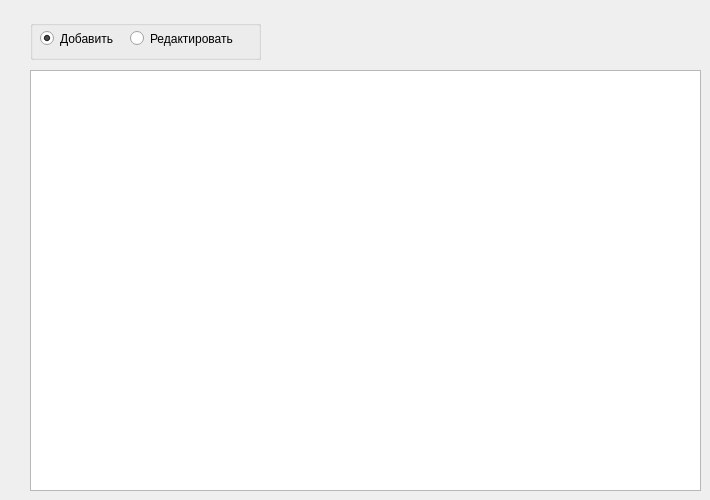
        <widget class="QWidget" name="QueriesInfological">
         <attribute name="title">
          <string>Просмотр запросов пользователей</string>
         </attribute>
         <widget class="QTableView" name="tableViewInfological_queries">
          <property name="geometry">
           <rect>
            <x>30</x>
            <y>70</y>
            <width>671</width>
            <height>421</height>
           </rect>
          </property>
          <property name="selectionBehavior">
           <enum>QAbstractItemView::SelectRows</enum>
          </property>
         </widget>
         <widget class="QGroupBox" name="groupBox_7">
          <property name="geometry">
           <rect>
            <x>30</x>
            <y>20</y>
            <width>231</width>
            <height>40</height>
           </rect>
          </property>
          <property name="title">
           <string/>
          </property>
          <widget class="QWidget" name="widget_7" native="true">
           <property name="geometry">
            <rect>
             <x>0</x>
             <y>10</y>
             <width>221</width>
             <height>20</height>
            </rect>
           </property>
           <property name="sizePolicy">
            <sizepolicy hsizetype="Ignored" vsizetype="Ignored">
             <horstretch>0</horstretch>
             <verstretch>0</verstretch>
            </sizepolicy>
           </property>
           <property name="autoFillBackground">
            <bool>false</bool>
           </property>
           <widget class="QRadioButton" name="radioButton_insertInf">
            <property name="geometry">
             <rect>
              <x>10</x>
              <y>0</y>
              <width>91</width>
              <height>17</height>
             </rect>
            </property>
            <property name="sizePolicy">
             <sizepolicy hsizetype="Ignored" vsizetype="Ignored">
              <horstretch>0</horstretch>
              <verstretch>0</verstretch>
             </sizepolicy>
            </property>
            <property name="text">
             <string>Добавить</string>
            </property>
            <property name="checked">
             <bool>true</bool>
            </property>
           </widget>
           <widget class="QRadioButton" name="radioButton_editInf">
            <property name="geometry">
             <rect>
              <x>100</x>
              <y>0</y>
              <width>111</width>
              <height>17</height>
             </rect>
            </property>
            <property name="text">
             <string>Редактировать</string>
            </property>
           </widget>
          </widget>
         </widget>
        </widget>
